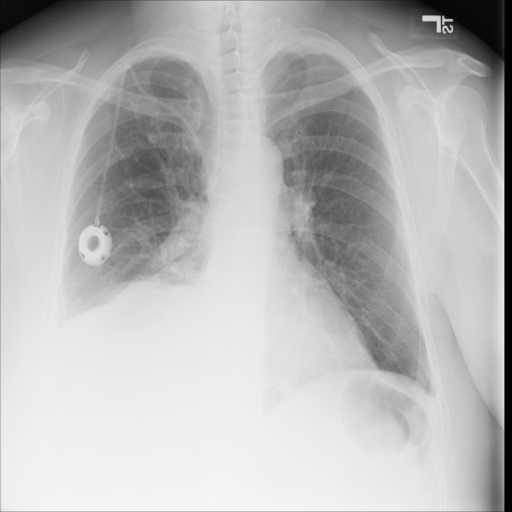
#> input picture Abnormalities_detection/Pleural Effusion/CNN_model/Datasets/RepoGithub_ref/train_test/effusion/effusion107.png, 512 x 512 px, given as the content of the folder _imatgesPulmons/Datasets/1ROI_resized/train_val/train/normal, which was not available
$ jupyter execute --allow-errors generate_effusion_gridsCombined_1ROI.ipynb   (text cells are left out)
#> lines starting #> are read from the running program, lines starting #| are printed output that depends on the picture; after the words box and inside, x2 and y2 are one past the last pixel; in counts of white or black regions, pixels touching at a corner belong together; pictures that were not available may be replaced by others from this repository, and a replacement may not be noted
#> in extractPleuralGrids, imgOri is the input picture: shape (512, 512); min 0, max 247, mean 185.2
### Codi_font/Deteccio_COVID/Detec_preliminars/Pleural_Effusion/Classificadors/v_imatgesGridsEffusion/Generar_dataset_grids/Llibreries/grid_library.py
from fastai.vision.all import *
import cv2
import numpy as np


# [83 lines left out: function gridBbox, not called in this run]

def gridImg(imgRes, imgOri, nRows, nCols):
    # Params:
    #   imgRes: RGB image version of the original image "imgOri" that will have the grids borders painted
    #   imgOri: BW (Black and White) original image that contains lungs

    # Return:
    #   grids: numpy array that stores each generated grid from bbox

    # NOTE: For the moment, make all grids the same size
    # NOTE: Don't take into account nGrids to be a prime number
    # NOTE: Number of grids must be greater than one

    # Get image width and height
    # Take into account the shape of an image is stored as (width, height)
#> called with nRows = 3, nCols = 6
    imgWidth = imgOri.shape[0]
#> imgWidth = 512
    imgHeight = imgOri.shape[1]
#> imgHeight = 512

    # Get the integer size of each grid
    gridHeight = int(imgHeight / nRows)
#> gridHeight = 170
    gridWidth = int(imgWidth / nCols)
#> gridWidth = 85

    # To access a pixel of the original image (imgOri) or of the resulting image (imgRes) take into account that their format
    # is not, for example, imgRes[x,y], instead it should be processed as a matrix: imgRes[idxRow, idxCol]
    # So, the idxCol refers to the x coordinate and the idxRow refers to the y coordinate

    # Collect the grids and paint their borders in red
    grids = np.zeros(nRows * nCols, object)

    x = 0 # minx
    y = 0 # miny
    for nGrids in range(nRows*nCols): # nIterations = number of grids
        # Save current grid
        grids[nGrids] = imgOri[y: (y + gridHeight), x: (x + gridWidth)]
        # Move horizontally to the next grid
        x = x + gridWidth
        # check if x (column index) has reached the right border of the image
        if (x < (imgWidth-1)): # if (x < maxX) don't need to move one row of grids down
            # paint vertical line of the added grid
            imgRes[0:imgHeight, x] = (255, 0, 0)
        # right border reached
        else: # if x > maxX, it means the row idx (y) must move one row of grids down and the col idx (x) must return to the beginning
            # Move vertically to the next row of grids
            y = y + gridHeight
            x = 0 # set x to minX
            if (y < (imgHeight-1)):
                # paint horizontal line
                imgRes[y, 0:imgWidth] = (255, 0, 0)
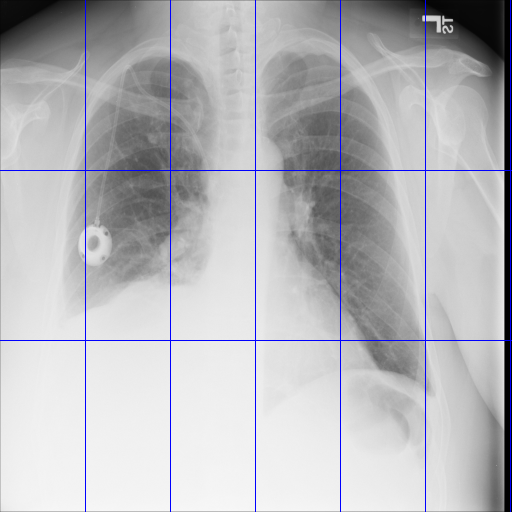
#> imgRes: shape (512, 512, 3); 1.56% of pixels changed, all inside (x1, y1, x2, y2) = (0, 0, 512, 512)
#> after the loop, y = 340
    return grids

### Codi_font/Deteccio_COVID/Detec_preliminars/Pleural_Effusion/Classificadors/v_imatgesGridsEffusion/Generar_dataset_grids/generate_effusion_gridsCombined_1ROI.ipynb
[cell 1]
import shutil
import os
from Llibreries.grid_library import *
import cv2

[cell 2]
original_ds_path = '../../../v_imatgesPulmons/Datasets/1ROI_resized/'
#> (the rest of this cell did not finish here and is left out)

[cell 3]
def getImgs(setName, labelType): #setName can be 'train'/'valid'/'test'; labelType can be 'normal'/'effusion'
    data_dir = os.path.join(original_ds_path, setName, labelType)
    imgs = os.listdir(data_dir)
    imgs = [os.path.join(data_dir, f) for f in imgs if f.endswith('.png')]
    return imgs

[cell 4]
# Get the images paths of each set (train/valid/test) and type (normal/effusion)
imgsPaths = {'train': (getImgs('train_val/train', 'normal'), getImgs('train_val/train', 'effusion')),
                 'valid': (getImgs('train_val/valid', 'normal'), getImgs('train_val/valid', 'effusion')),
                 'test': (getImgs('test', 'normal'), getImgs('test', 'effusion'))}

[cell 5]
def extractPleuralGrids(imgPath):
    """Return the grid of the left lung and the grid of the right lung where pleural effusion can be located"""

    imgOri = cv2.imread(imgPath, cv2.IMREAD_GRAYSCALE)

    imgRes = cv2.imread(imgPath)

    # First, grid the image with nRows x nCols grids
    nRows = 3
    nCols = 6
    grids = gridImg(imgRes,imgOri,nRows, nCols) # grid bbox left in the X-ray image / right in the body

    # Then, get the grids where pleural effusion can be located
    effusion_grid_left_lung = grids[12]
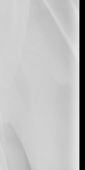
#> effusion_grid_left_lung: shape (170, 85); min 0, max 235, mean 191.5
    effusion_grid_right_lung = grids[17]
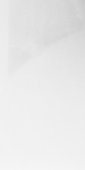
#> effusion_grid_right_lung: shape (170, 85); min 198, max 246, mean 232.7

    # The last grid of the image will be the effusion grid of the right lung, in this case grid #17

    # The effusion grid of the left lung is the first grid of the last rows of grids.
    # We can do nGrids-nCols and we'll get this grid,in this case it's grid #12.

    # For more details and to understand why I use each grid number,
    # check "grid_image.ipynb" on folder "Algorisme_quadricules" on the root of this project.

    return [effusion_grid_left_lung, effusion_grid_right_lung]

[cell 6]
size = 64

def resizeGrids(gridLeftLung, gridRightLung):
    """Resize each grid so that they have the same size"""

    # Use bilinear interpolation instead of the default "nearest neighbor" method
    gridLeftLungResized = cv2.resize(gridLeftLung, (size, size), interpolation = cv2.INTER_AREA)
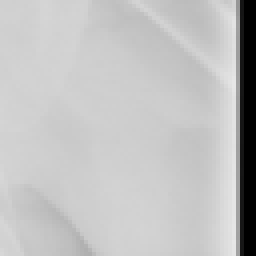
#> gridLeftLungResized: shape (64, 64) (shown 4 times larger); min 0, max 230, mean 191.5
    gridRightLungResized = cv2.resize(gridRightLung, (size, size), interpolation = cv2.INTER_AREA)
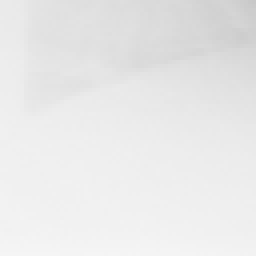
#> gridRightLungResized: shape (64, 64) (shown 4 times larger); min 200, max 245, mean 232.7
    return [gridLeftLungResized, gridRightLungResized]


def saveGrids(grids, output_dir, caseName):
    """Save to the `output_dir` the img of the pleural effusion grids related to case "caseName" """

    # Save the grids
    cv2.imwrite(os.path.join(output_dir,caseName), grids)

[cell 7]
grids_ds_path = '../Datasets/gridsCombined/'

# Process train, valid and test sets
grids_train_val_dir = os.path.join(grids_ds_path, "train_val")
grids_test_dir = os.path.join(grids_ds_path, "test")

for set in ['train', 'valid', 'test']:
    # Get the path of 'train'/'valid'/'test' sets on the new dataset (grids_ds)
    # train and valid sets will be stored inside 'train_val' folder
    if set == 'test':
        output_dir_set = grids_test_dir
    else:
        output_dir_set = os.path.join(grids_train_val_dir, set)

    # Get the paths of 'normal' and 'effusion' subfolders
    normal_dir = os.path.join(output_dir_set, 'normal')
    effusion_dir = os.path.join(output_dir_set, 'effusion')

    # Delete if possible the folders 'normal' and 'effusion' from previous executions of this notebook
    shutil.rmtree(normal_dir, ignore_errors=True) # making ignore_errors = True will not raise a FileNotFoundError in case directory doesn't exist
    shutil.rmtree(effusion_dir, ignore_errors=True)

    # Create folders named 'normal' and 'effusion' and their parent folders named 'train'/'valid'/'test'
    os.makedirs(normal_dir, exist_ok=True)
    os.makedirs(effusion_dir, exist_ok=True)

    print("Processing {} data, saving grids to {}".format(set, output_dir_set))
    # Process the images of each set (train/valid/test)
    # Each set has the same number of normal and "pleural effusion" images
    # Process normal imgs first and then process the effusion imgs
    for i in range(2):
        grids_dir = [normal_dir, effusion_dir]
        for j in range(len(imgsPaths[set][i])): # imgsPaths[set][0] are the normal images paths of a set; imgsPaths[set][1] are the effusion images paths of a set
            # Process each normal/effusion image from the corresponding set (train/val/test)
            imgPath = imgsPaths[set][i][j]
            imgName = imgPath.split('\\')[-1] # for example, if imgPath = '[...] train\normal\normal1.png'; imgName = normal1.png
            gridLeftLung, gridRightLung = extractPleuralGrids(imgPath)
            # Before combining each grid we need to make them have the same size
            resizedGrids = resizeGrids(gridLeftLung, gridRightLung) # resizedGrids is a list that contains both grids resized to the same size
#> resizedGrids = 2 items
            # Horizontally concatenate the grid of the left lung with the grid of the right lung
            grids = cv2.hconcat(resizedGrids)
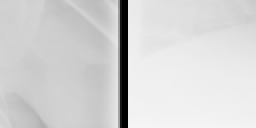
#> grids: shape (64, 128) (shown 2 times larger); min 0, max 245, mean 212.1
            # Save the image of the combined grids
            saveGrids(grids, grids_dir[i], imgName)
print("Done building dataset")
